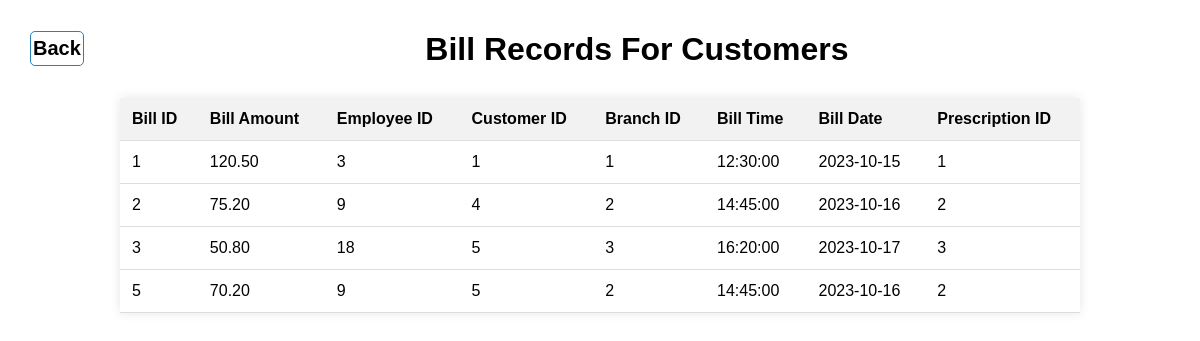
Page /CONTENTS/billcus.php on the committed database.
### tables this page shows
CREATE TABLE `bill` (
  `bill_id` int(11) NOT NULL,
  `bill_amt` decimal(10,2) DEFAULT NULL,
  `emp_id` int(11) DEFAULT NULL,
  `sup_id` int(11) DEFAULT NULL,
  `cus_id` int(11) DEFAULT NULL,
  `branch_id` int(11) DEFAULT NULL,
  `bill_time` time DEFAULT NULL,
  `bill_date` date DEFAULT NULL,
  `pre_id` int(11) DEFAULT NULL
);

### CONTENTS/billcus.php (the view, shortened to what this page needs)
<!DOCTYPE HTML>
<html lang="en">
<head>
</head>
<body>
<h1><a class="back-button" href="main.php">Back</a>Bill Records For Customers</h1>
<table>
    <tr>
        <th>Bill ID</th>
        <th>Bill Amount</th>
        <th>Employee ID</th>
        <th>Customer ID</th>
        <th>Branch ID</th>
        <th>Bill Time</th>
        <th>Bill Date</th>
        <th>Prescription ID</th>
    </tr>
    <?php
    $link = mysqli_connect("localhost", "root", "", "dbms");
    $query = "SELECT bill_id, bill_amt, emp_id, cus_id, branch_id, bill_time, bill_date, pre_id FROM bill WHERE sup_id IS NULL";
    $result = mysqli_query($link, $query);
    if ($result) {
        while ($row = mysqli_fetch_assoc($result)) {
            echo "<tr>";
            echo "<td>{$row['bill_id']}</td>";
            echo "<td>{$row['bill_amt']}</td>";
            echo "<td>{$row['emp_id']}</td>";
            echo "<td>{$row['cus_id']}</td>";
            echo "<td>{$row['branch_id']}</td>";
            echo "<td>{$row['bill_time']}</td>";
            echo "<td>{$row['bill_date']}</td>";
            echo "<td>{$row['pre_id']}</td>";
            echo "</tr>";
        }
    } else {
        echo "Error in query execution: " . mysqli_error($link);
    }
    ?>
</table>
</body>
</html>

### CONTENTS/billcus.php (style rules this page uses)
body { background-image: url("https://us.123rf.com/450wm/jardelbassi/jardelbassi2304/jardelbassi230401147/203506317-pharmacy-and-drugstore-blur-background-with-bokeh-image.jpg?ver=6"); background-repeat: no-repeat; background-attachment: fixed; background-size: cover; margin: 0; font-family: Arial, sans-serif; }
h1 { text-align: center; background-color: white; padding: 10px; margin-bottom: 0; }
table { border-collapse: collapse; width: 80%; margin: 20px auto; background-color: white; box-shadow: 0 0 10px rgba(0, 0, 0, 0.1); }
th, td { padding: 12px; text-align: left; border-bottom: 1px solid #ddd; }
th { background-color: #f2f2f2; }
.back-button { display: inline-block; padding: 5px 2px; text-decoration: none; font-size:20px;margin-left:20px; background-color: white; color: black; border: 1px solid #2980b9; border-radius: 5px; transition: background-color 0.3s; float:left; }

### rows in the picture
bill: bill_id "1", bill_amt "120.50", emp "3", cus "1", branch "1", bill_time "12:30:00", bill_date "2023-10-15", pre "1"
bill: bill_id "2", bill_amt "75.20", emp "9", cus "4", branch "2", bill_time "14:45:00", bill_date "2023-10-16", pre "2"
bill: bill_id "3", bill_amt "50.80", emp "18", cus "5", branch "3", bill_time "16:20:00", bill_date "2023-10-17", pre "3"
bill: bill_id "5", bill_amt "70.20", emp "9", cus "5", branch "2", bill_time "14:45:00", bill_date "2023-10-16", pre "2"
